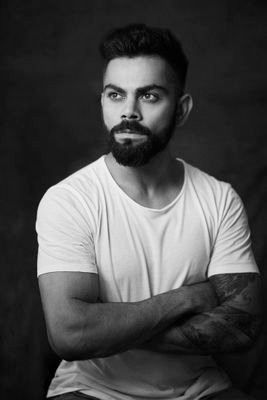
#> input picture images/2.jpg, 267 x 400 px, found by its file name
$ python imageBrightness.py
#> lines starting #> are read from the running program, lines starting #| are printed output that depends on the picture
# -*- coding: utf-8 -*-
"""
Created on Fri Jun  8 21:24:32 2018

@author: yatheen!
"""
import cv2
import numpy as np
import matplotlib.pyplot as plt

image = cv2.imread(r'E:\Programming!\Image processing\images\2.jpg')
#> image is the input picture: shape (400, 267, 3); min 0, max 251, mean 72.9

brightnessMatrix = np.ones(image.shape , dtype = "uint8" ) * 100

"""To increase the brightness add the brightness matrix"""
alteredImage = cv2.add(image , brightnessMatrix)
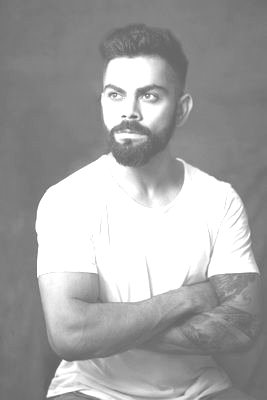
#> alteredImage: shape (400, 267, 3); min 100, max 255, mean 163.1
cv2.imshow("Image Brighteness increased" , alteredImage)

"""To decrease the brightness subtract the brightness matrix"""
alteredImage = cv2.subtract(image , brightnessMatrix)
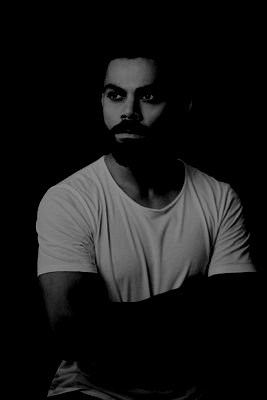
#> alteredImage: shape (400, 267, 3); min 0, max 151, mean 22.7
cv2.imshow("Image Brighteness decreased" , alteredImage)

cv2.waitKey()
cv2.destroyAllWindows()

$ run again, with images/1.jpg copied over images/2.jpg
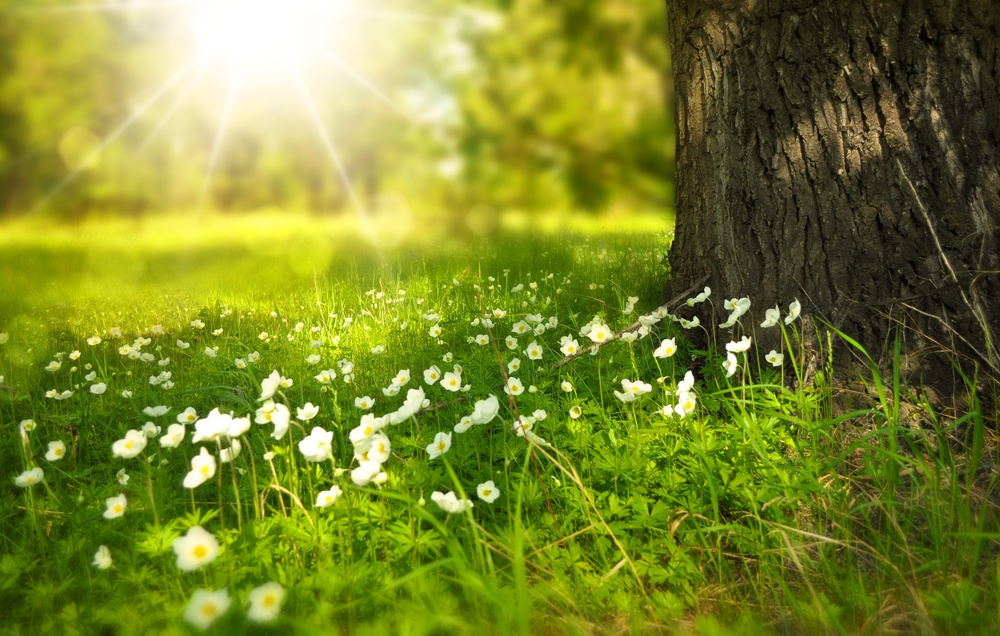
#> input picture images/1.jpg, 1000 x 636 px, shrunk from 4090 x 2602 before the run, found by its file name
#> image is the input picture: shape (636, 1000, 3); mean B, G, R 43.5, 133.3, 122.7
#> `alteredImage = cv2.add(image , brightnessMatrix)`:
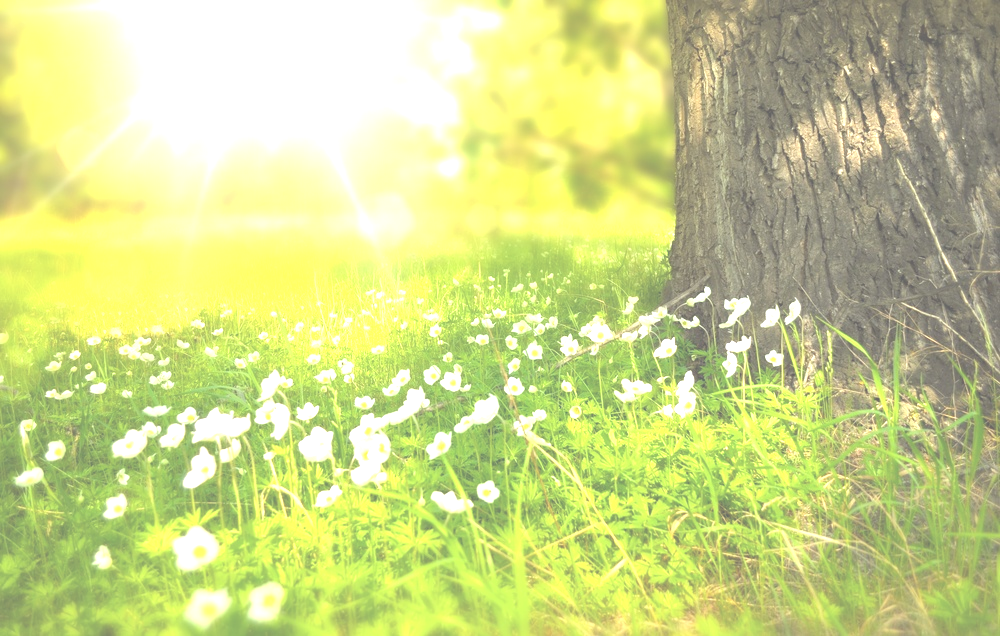
#> alteredImage: shape (636, 1000, 3); mean B, G, R 139.1, 215.3, 205.3
#> `alteredImage = cv2.subtract(image , brightnessMatrix)`:
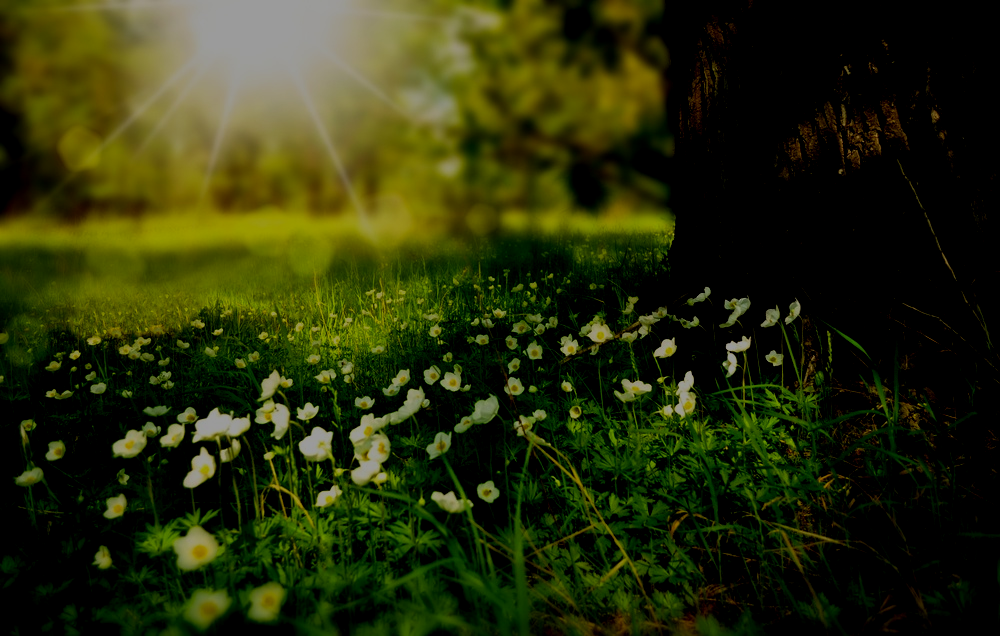
#> alteredImage: shape (636, 1000, 3); mean B, G, R 10.7, 46, 40.1

$ run again, with images/5.jpg copied over images/2.jpg
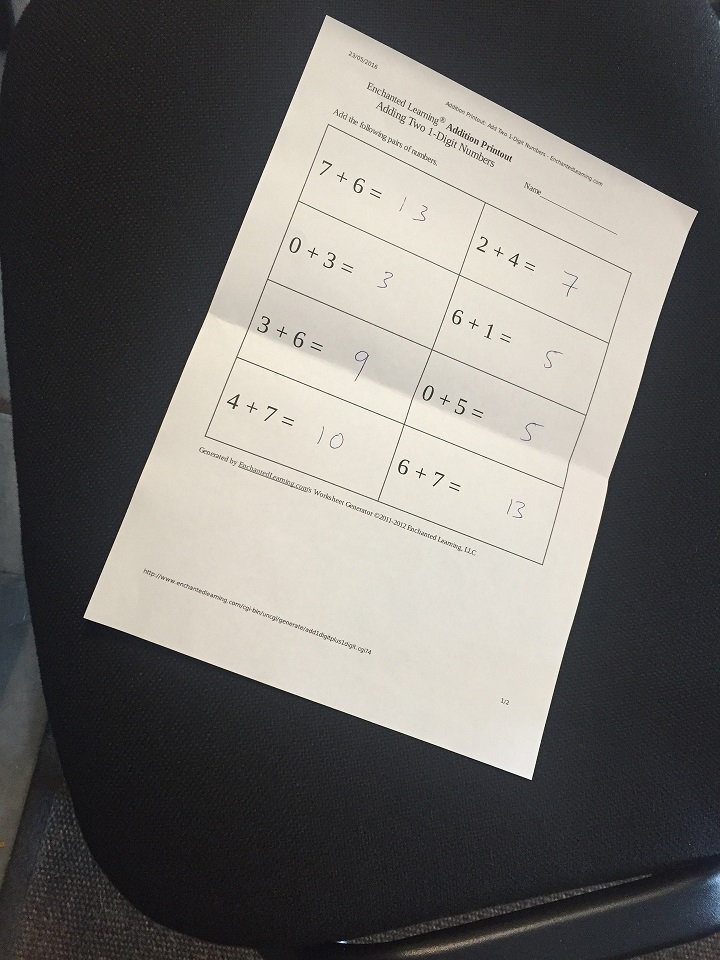
#> input picture images/5.jpg, 720 x 960 px, found by its file name
#> image is the input picture: shape (960, 720, 3); mean B, G, R 106.2, 109.5, 111.7
#> `alteredImage = cv2.add(image , brightnessMatrix)`:
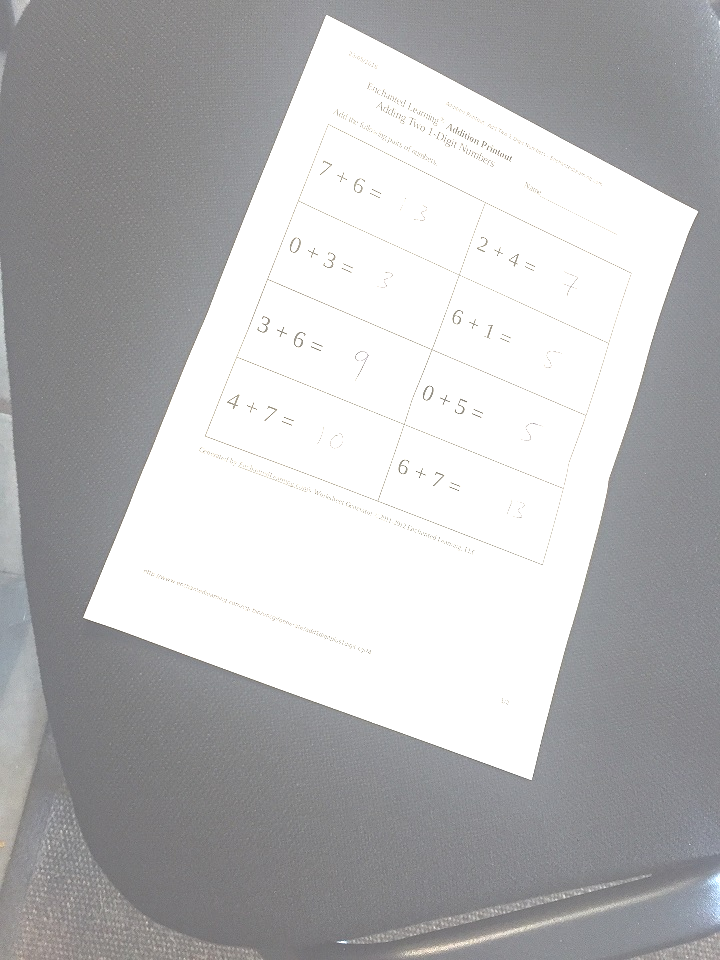
#> alteredImage: shape (960, 720, 3); mean B, G, R 185.9, 184.6, 184.5
#> `alteredImage = cv2.subtract(image , brightnessMatrix)`:
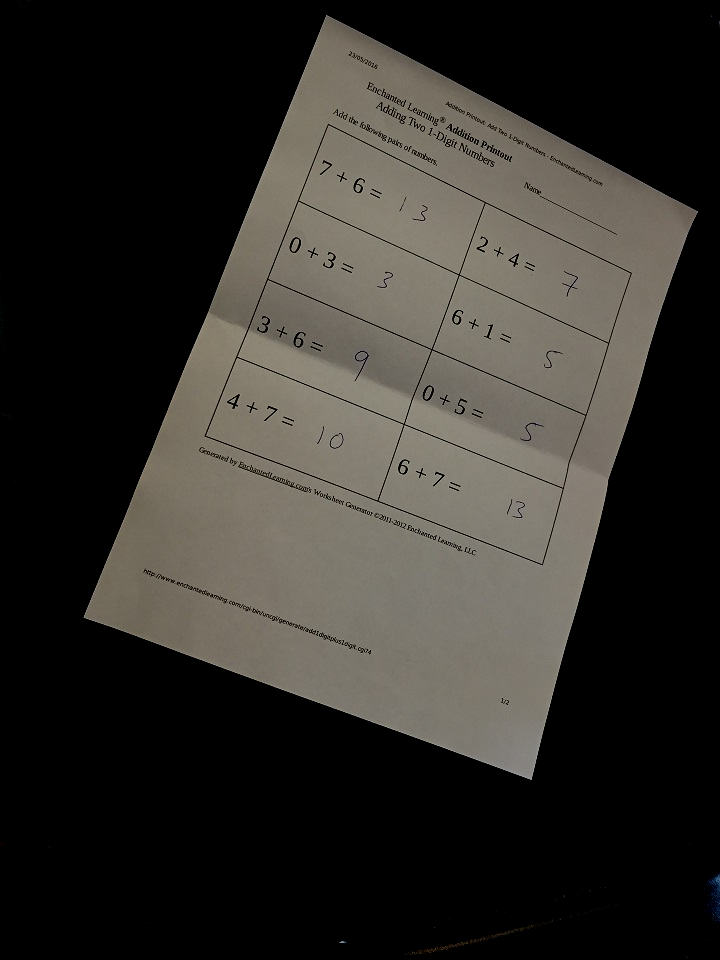
#> alteredImage: shape (960, 720, 3); mean B, G, R 41.7, 46.3, 48.7
